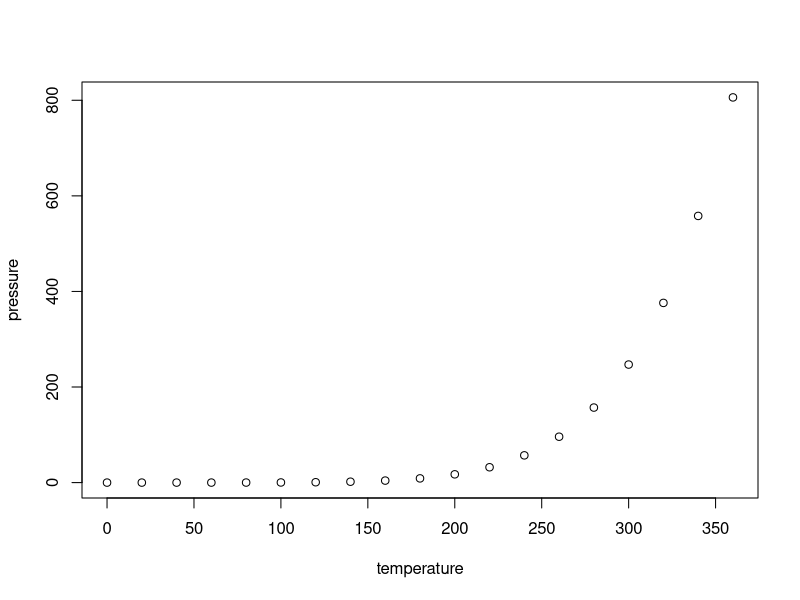
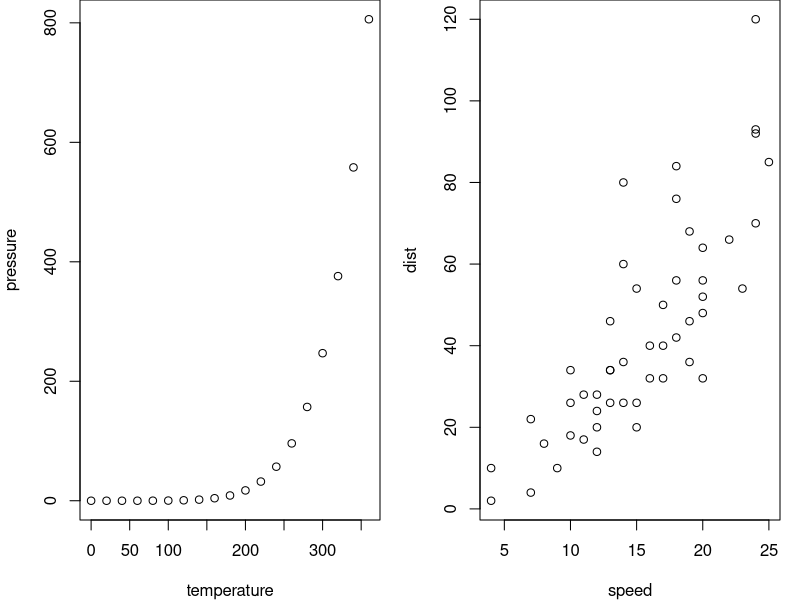
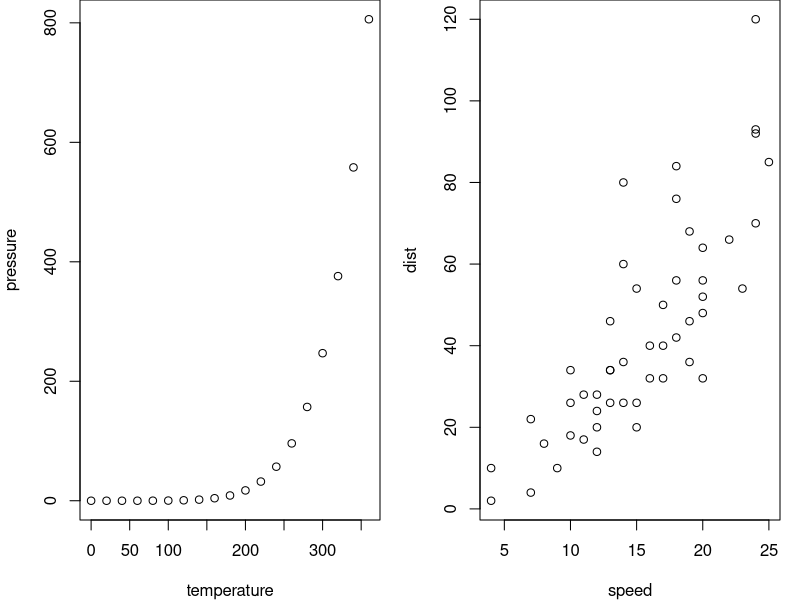

Recreate these plots in R, in order.
## ---- chunk 1
knitr::opts_chunk$set(
  comment = "#",
  collapse = TRUE,
  warning = FALSE,
  message = FALSE,
  fig.width=5, fig.height=5,
  fig.align = 'center'
)
## ---- chunk 2
options(repos=structure(c(CRAN="http://cran.r-project.org")))
## ---- chunk 3
library(datasets)
summary(cars)
## ---- chunk 4
plot(pressure)
## ---- chunk 5
par(mfrow=c(1,2), mar = c(4,4,0,1))
plot(pressure)
plot(cars)
## ---- chunk 6
par(mfrow=c(1,2), mar = c(4,4,0,1))
plot(pressure)
plot(cars)
